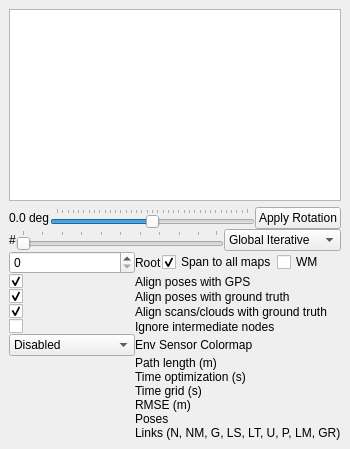
  <widget class="QDockWidget" name="dockWidget_graphView">
   <property name="windowTitle">
    <string>Graph view</string>
   </property>
   <attribute name="dockWidgetArea">
    <number>1</number>
   </attribute>
   <widget class="QWidget" name="dockWidget_graphContents">
    <layout class="QVBoxLayout" name="verticalLayout_9">
     <item>
      <widget class="rtabmap::GraphViewer" name="graphViewer"/>
     </item>
     <item>
      <widget class="QWidget" name="widget_graphControl" native="true">
       <layout class="QVBoxLayout" name="verticalLayout_61">
        <property name="spacing">
         <number>0</number>
        </property>
        <property name="leftMargin">
         <number>0</number>
        </property>
        <property name="topMargin">
         <number>0</number>
        </property>
        <property name="rightMargin">
         <number>0</number>
        </property>
        <property name="bottomMargin">
         <number>0</number>
        </property>
        <item>
         <layout class="QVBoxLayout" name="verticalLayout_91">
          <item>
           <layout class="QHBoxLayout" name="horizontalLayout_15">
            <item>
             <widget class="QLabel" name="label_rotation">
              <property name="text">
               <string>0.0 deg</string>
              </property>
             </widget>
            </item>
            <item>
             <widget class="QSlider" name="horizontalSlider_rotation">
              <property name="focusPolicy">
               <enum>Qt::ClickFocus</enum>
              </property>
              <property name="minimum">
               <number>-1799</number>
              </property>
              <property name="maximum">
               <number>1800</number>
              </property>
              <property name="sliderPosition">
               <number>0</number>
              </property>
              <property name="orientation">
               <enum>Qt::Horizontal</enum>
              </property>
              <property name="tickPosition">
               <enum>QSlider::TicksAbove</enum>
              </property>
              <property name="tickInterval">
               <number>100</number>
              </property>
             </widget>
            </item>
            <item>
             <widget class="QPushButton" name="pushButton_applyRotation">
              <property name="toolTip">
               <string>&lt;html&gt;&lt;head/&gt;&lt;body&gt;&lt;p&gt;The rotation will be applied temporary to optimized global graph. To save it to database, do File-&amp;gt;&amp;quot;Regenerate optimized 2D map...&amp;quot;.&lt;/p&gt;&lt;/body&gt;&lt;/html&gt;</string>
              </property>
              <property name="text">
               <string>Apply Rotation</string>
              </property>
             </widget>
            </item>
           </layout>
          </item>
          <item>
           <layout class="QHBoxLayout" name="horizontalLayout_4">
            <item>
             <widget class="QLabel" name="label_iterations">
              <property name="text">
               <string>#</string>
              </property>
             </widget>
            </item>
            <item>
             <widget class="QSlider" name="horizontalSlider_iterations">
              <property name="focusPolicy">
               <enum>Qt::ClickFocus</enum>
              </property>
              <property name="orientation">
               <enum>Qt::Horizontal</enum>
              </property>
              <property name="tickPosition">
               <enum>QSlider::TicksAbove</enum>
              </property>
             </widget>
            </item>
            <item>
             <widget class="QComboBox" name="comboBox_optimizationFlavor">
              <property name="sizeAdjustPolicy">
               <enum>QComboBox::AdjustToContents</enum>
              </property>
              <item>
               <property name="text">
                <string>Global Iterative</string>
               </property>
              </item>
              <item>
               <property name="text">
                <string>Global Full</string>
               </property>
              </item>
              <item>
               <property name="text">
                <string>Local Optimized</string>
               </property>
              </item>
             </widget>
            </item>
           </layout>
          </item>
          <item>
           <layout class="QGridLayout" name="gridLayout_5" columnstretch="0,1">
            <item row="1" column="1">
             <widget class="QLabel" name="label_alignPosesWithGPS">
              <property name="text">
               <string>Align poses with GPS</string>
              </property>
              <property name="wordWrap">
               <bool>true</bool>
              </property>
             </widget>
            </item>
            <item row="8" column="1">
             <widget class="QLabel" name="label_45">
              <property name="text">
               <string>Time grid (s)</string>
              </property>
             </widget>
            </item>
            <item row="7" column="1">
             <widget class="QLabel" name="label_39">
              <property name="text">
               <string>Time optimization (s)</string>
              </property>
             </widget>
            </item>
            <item row="7" column="0">
             <widget class="QLabel" name="label_timeOptimization">
              <property name="text">
               <string/>
              </property>
              <property name="textInteractionFlags">
               <set>Qt::LinksAccessibleByMouse|Qt::TextSelectableByMouse</set>
              </property>
             </widget>
            </item>
            <item row="1" column="0">
             <widget class="QCheckBox" name="checkBox_alignPosesWithGPS">
              <property name="text">
               <string/>
              </property>
              <property name="checked">
               <bool>true</bool>
              </property>
             </widget>
            </item>
            <item row="3" column="0">
             <widget class="QCheckBox" name="checkBox_alignScansCloudsWithGroundTruth">
              <property name="text">
               <string/>
              </property>
              <property name="checked">
               <bool>true</bool>
              </property>
             </widget>
            </item>
            <item row="9" column="0">
             <widget class="QLabel" name="label_rmse">
              <property name="text">
               <string/>
              </property>
              <property name="textInteractionFlags">
               <set>Qt::LinksAccessibleByMouse|Qt::TextSelectableByMouse</set>
              </property>
             </widget>
            </item>
            <item row="2" column="1">
             <widget class="QLabel" name="label_alignPosesWithGroundTruth">
              <property name="text">
               <string>Align poses with ground truth</string>
              </property>
              <property name="wordWrap">
               <bool>true</bool>
              </property>
             </widget>
            </item>
            <item row="9" column="1">
             <widget class="QLabel" name="label_rmse_title">
              <property name="text">
               <string>RMSE (m)</string>
              </property>
             </widget>
            </item>
            <item row="0" column="1">
             <layout class="QHBoxLayout" name="horizontalLayout_7" stretch="0,0,1">
              <item>
               <widget class="QLabel" name="label_optimizeFrom">
                <property name="text">
                 <string>Root</string>
                </property>
               </widget>
              </item>
              <item>
               <widget class="QCheckBox" name="checkBox_spanAllMaps">
                <property name="text">
                 <string>Span to all maps</string>
                </property>
                <property name="checked">
                 <bool>true</bool>
                </property>
               </widget>
              </item>
              <item>
               <widget class="QCheckBox" name="checkBox_wmState">
                <property name="text">
                 <string>WM</string>
                </property>
               </widget>
              </item>
             </layout>
            </item>
            <item row="0" column="0">
             <widget class="QSpinBox" name="spinBox_optimizationsFrom"/>
            </item>
            <item row="11" column="0">
             <widget class="QLabel" name="label_loopClosures">
              <property name="text">
               <string/>
              </property>
              <property name="textInteractionFlags">
               <set>Qt::LinksAccessibleByMouse|Qt::TextSelectableByMouse</set>
              </property>
             </widget>
            </item>
            <item row="10" column="0">
             <widget class="QLabel" name="label_poses">
              <property name="text">
               <string/>
              </property>
              <property name="textInteractionFlags">
               <set>Qt::LinksAccessibleByMouse|Qt::TextSelectableByMouse</set>
              </property>
             </widget>
            </item>
            <item row="4" column="1">
             <widget class="QLabel" name="label_ignoreINtermediateNdoes">
              <property name="text">
               <string>Ignore intermediate nodes</string>
              </property>
              <property name="wordWrap">
               <bool>true</bool>
              </property>
             </widget>
            </item>
            <item row="6" column="0">
             <widget class="QLabel" name="label_pathLength">
              <property name="text">
               <string/>
              </property>
              <property name="textInteractionFlags">
               <set>Qt::LinksAccessibleByMouse|Qt::TextSelectableByMouse</set>
              </property>
             </widget>
            </item>
            <item row="10" column="1">
             <widget class="QLabel" name="label_52">
              <property name="text">
               <string>Poses</string>
              </property>
             </widget>
            </item>
            <item row="6" column="1">
             <widget class="QLabel" name="label_10">
              <property name="text">
               <string>Path length (m)</string>
              </property>
             </widget>
            </item>
            <item row="3" column="1">
             <widget class="QLabel" name="label_alignScansCloudsWithGroundTruth">
              <property name="text">
               <string>Align scans/clouds with ground truth</string>
              </property>
              <property name="wordWrap">
               <bool>true</bool>
              </property>
             </widget>
            </item>
            <item row="11" column="1">
             <widget class="QLabel" name="label_41">
              <property name="toolTip">
               <string>&lt;html&gt;&lt;head/&gt;&lt;body&gt;&lt;p&gt;N: Neighbor&lt;/p&gt;&lt;p&gt;NM: Neighbor Merged&lt;/p&gt;&lt;p&gt;G: Global&lt;/p&gt;&lt;p&gt;LS: Local by Space (Proximity)&lt;/p&gt;&lt;p&gt;LT: Local by Time (Proximity)&lt;/p&gt;&lt;p&gt;U: User&lt;/p&gt;&lt;p&gt;P: Prior&lt;/p&gt;&lt;p&gt;LM: Landmark&lt;/p&gt;&lt;p&gt;GR: Gravity&lt;/p&gt;&lt;p&gt;MF: Manhattan&lt;/p&gt;&lt;/body&gt;&lt;/html&gt;</string>
              </property>
              <property name="text">
               <string>Links (N, NM, G, LS, LT, U, P, LM, GR)</string>
              </property>
             </widget>
            </item>
            <item row="8" column="0">
             <widget class="QLabel" name="label_timeGrid">
              <property name="text">
               <string/>
              </property>
              <property name="textInteractionFlags">
               <set>Qt::LinksAccessibleByMouse|Qt::TextSelectableByMouse</set>
              </property>
             </widget>
            </item>
            <item row="4" column="0">
             <widget class="QCheckBox" name="checkBox_ignoreIntermediateNodes">
              <property name="text">
               <string/>
              </property>
              <property name="checked">
               <bool>false</bool>
              </property>
             </widget>
            </item>
            <item row="2" column="0">
             <widget class="QCheckBox" name="checkBox_alignPosesWithGroundTruth">
              <property name="text">
               <string/>
              </property>
              <property name="checked">
               <bool>true</bool>
              </property>
             </widget>
            </item>
            <item row="5" column="1">
             <widget class="QLabel" name="label_21">
              <property name="text">
               <string>Env Sensor Colormap</string>
              </property>
             </widget>
            </item>
            <item row="5" column="0">
             <widget class="QComboBox" name="comboBox_env_sensor_graph_colormap">
              <item>
               <property name="text">
                <string>Disabled</string>
               </property>
              </item>
              <item>
               <property name="text">
                <string>Wifi</string>
               </property>
              </item>
              <item>
               <property name="text">
                <string>Temperature</string>
               </property>
              </item>
              <item>
               <property name="text">
                <string>Air Pressure</string>
               </property>
              </item>
              <item>
               <property name="text">
                <string>Light</string>
               </property>
              </item>
              <item>
               <property name="text">
                <string>Relative Humidity</string>
               </property>
              </item>
             </widget>
            </item>
           </layout>
          </item>
         </layout>
        </item>
       </layout>
      </widget>
     </item>
    </layout>
   </widget>
  </widget>
